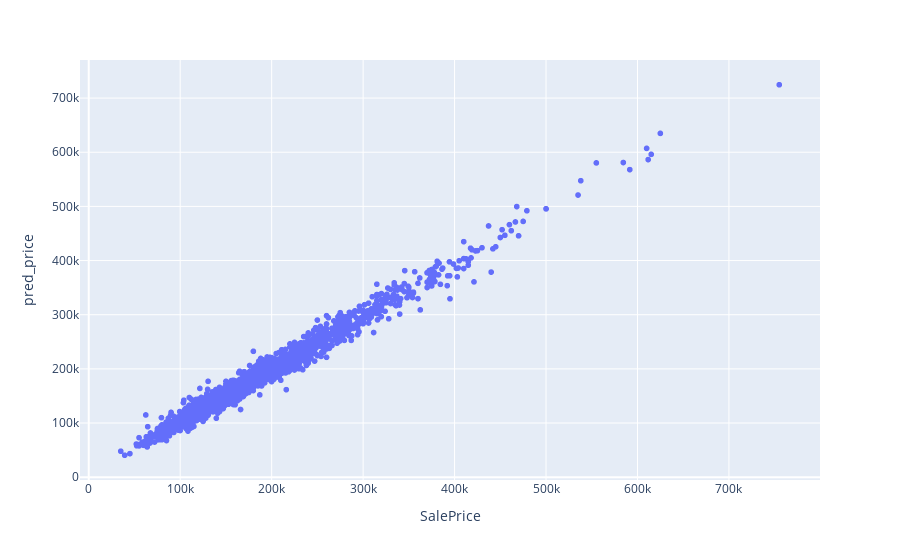

The cell this chart's notebook holds for it:
### Code cell
px.scatter(df,df['SalePrice'],df['pred_price'])

### Figure 1 — Plotly figure (JSON) as saved in the notebook; plotly's stock layout.template omitted (floating-point values rounded to 4 significant figures; data arrays with more than 128 entries replaced by an {"elided": "..."} marker saying what was removed)
{"data": [{"hovertemplate": "SalePrice=%{x}<br>pred_price=%{y}<extra></extra>", "legendgroup": "", "marker": {"color": "#636efa", "symbol": "circle"}, "mode": "markers", "name": "", "showlegend": false, "type": "scattergl", "x": {"elided": "2471 int values"}, "xaxis": "x", "y": {"elided": "2471 float values"}, "yaxis": "y"}], "layout": {"legend": {"tracegroupgap": 0}, "margin": {"t": 60}, "xaxis": {"anchor": "y", "domain": [0, 1], "title": {"text": "SalePrice"}}, "yaxis": {"anchor": "x", "domain": [0, 1], "title": {"text": "pred_price"}}}}
